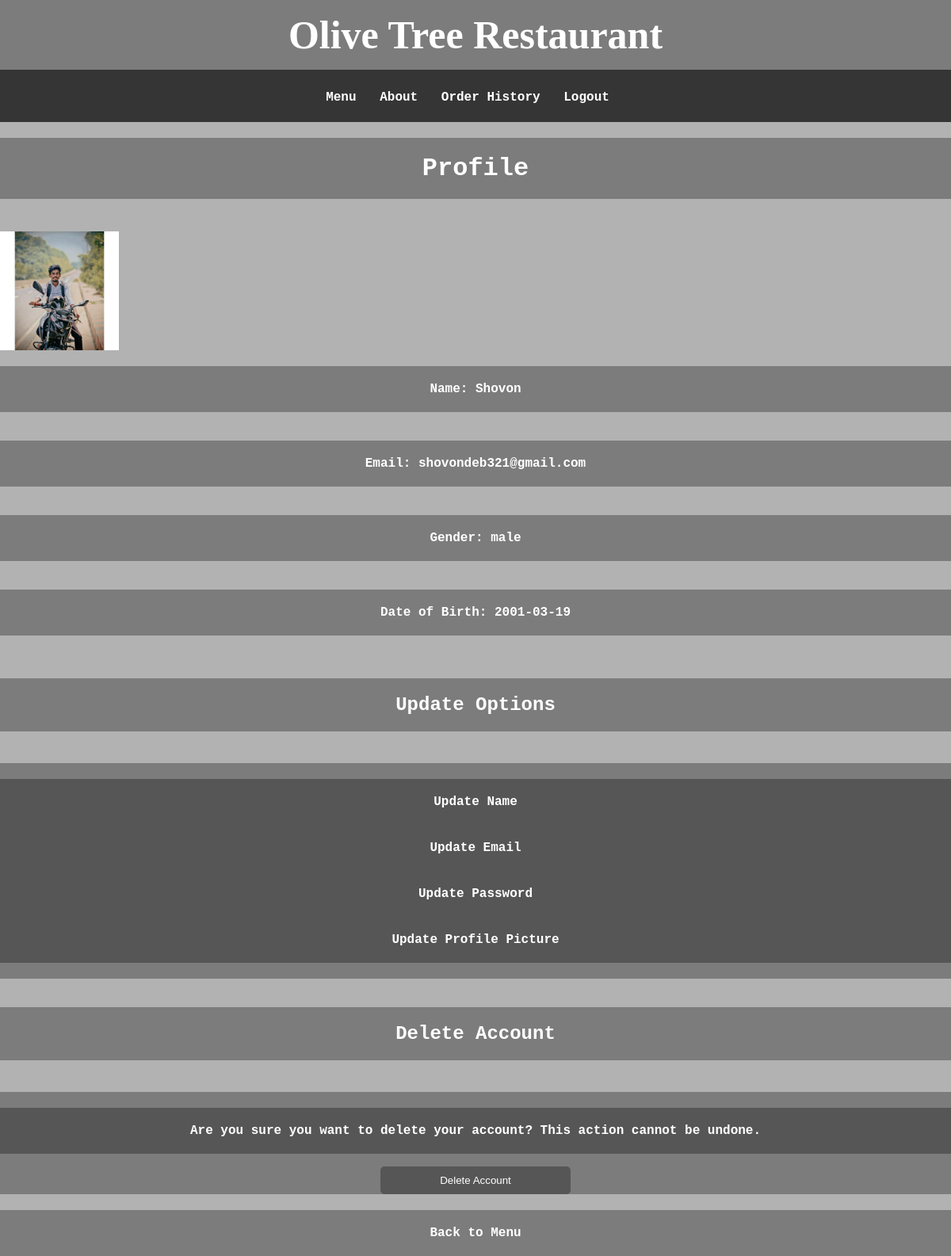
The page /FoodOrder/users/profile.php (signed in) on the database its author committed.
### tables this page shows
CREATE TABLE `users` (
  `username` varchar(30) NOT NULL,
  `name` char(50) NOT NULL,
  `email` char(40) NOT NULL,
  `gender` char(10) NOT NULL,
  `birthdate` date NOT NULL,
  `pic` varchar(100) NOT NULL,
  `password` varchar(40) NOT NULL
);

### FoodOrder/users/profile.php (the view, shortened to what this page needs)
<?php
$servername = "localhost";
$username = "root";
$password = "";
$dbname = "restaurant";
$conn = mysqli_connect($servername, $username, $password, $dbname);
$username = $_SESSION['username'];
$query = "SELECT * FROM users WHERE username = '$username'";
$result = mysqli_query($conn, $query);
if (mysqli_num_rows($result) == 1) {
    $user = mysqli_fetch_assoc($result);
}
?>
<!DOCTYPE html>
<html lang="en">
<head>
    <link rel="stylesheet" type="text/css" href="style.css">
</head>
<body>
    <div class="company-name">
        Olive Tree Restaurant
    </div>
    <nav>
        <ul>
            <li><a href="menu.php">Menu</a></li>
            <li><a href="about.php">About</a></li>
            <li><a href="order_history.php">Order History</a></li>
            <li><a href="logout.php">Logout</a></li>
        </ul>
    </nav>
    <h1>Profile</h1>
    <img src="../Cimage/<?= $user['pic'] ?>" alt="Profile Picture" width="150">
    <p>Name: <?= $user['name'] ?></p>
    <p>Email: <?= $user['email'] ?></p>
    <p>Gender: <?= $user['gender'] ?></p>
    <p>Date of Birth: <?= $user['birthdate'] ?></p>
    <br><h2>Update Options</h2>
    <ul>
        <li><a href="update_name.php">Update Name</a></li>
        <li><a href="update_email.php">Update Email</a></li>
        <li><a href="update_password.php">Update Password</a></li>
        <li><a href="update_profile_pic.php">Update Profile Picture</a></li>
    </ul>
    <h2>Delete Account</h2>
    <form method="POST" action="delete_account.php">
        <p>Are you sure you want to delete your account? This action cannot be undone.</p>
        <button type="submit" name="delete_account">Delete Account</button>
    </form>
    <p><a href="menu.php">Back to Menu</a></p>
</body>
</html>

### FoodOrder/users/style.css (style rules this page uses)
* { box-sizing: border-box; }
body, label { background-color: rgba(0, 0, 0, 0.3); margin: 0; padding: 10; text-align: center; }
h1, h2, p, ul { background-color: rgba(0, 0, 0, 0.3); margin-top: 20px; padding: 20px 0; text-align: center; width: 100%; }
img { margin-top: 20px; text-align: center; }
input, select, button { background-color: rgba(0, 0, 0, 0.3); color: #fff; text-align: center; margin: 0; padding: 0; }
body { font-family: "Courier New", Courier, monospace; background-image: url('fast-food-la-gi.jpg'); background-size: cover; background-repeat: no-repeat; background-attachment: fixed; text-align: center; font-weight: bold; color: #fff; display: flex; flex-direction: column; height: 100vh; }
ul, li { background-color: rgba(0, 0, 0, 0.3); color: #fff; padding: 20px 0; text-align: center; width: 100%; }
form { background-color: rgba(0, 0, 0, 0.3); margin-top: 20px; width: 100%; }
button[type="submit"] { color: #fff; padding: 10px 20px; border: none; border-radius: 5px; cursor: pointer; transition: background-color 0.3s; width: 20%; }
nav ul { background-color: transparent; list-style: none; padding: 0; }
nav ul li { background-color: transparent; display: inline; margin-right: 20px; }
a { text-decoration: none; color: #ffffff; font-weight: bold; }
.company-name { font-family: Copperplate, Papyrus, fantasy; background-color: rgba(0, 0, 0, 0.3); font-size: 50px; font-weight: bold; text-align: center; padding: 15px 0; width: 100%; }
nav { background-color: rgba(0, 0, 0, 0.7); text-align: center; padding: 10px 0; line-height: 10px; width: 100%; }
nav ul { list-style: none; padding: 0; }
nav li { display: inline; margin-right: 20px; }
nav a { text-decoration: none; color: #fff; font-weight: bold; transition: color 0.3s; }

### rows shown on the page
users: pic (picture), name "Shovon", email "shovondeb321@gmail.com", gender "male", birthdate "2001-03-19"
